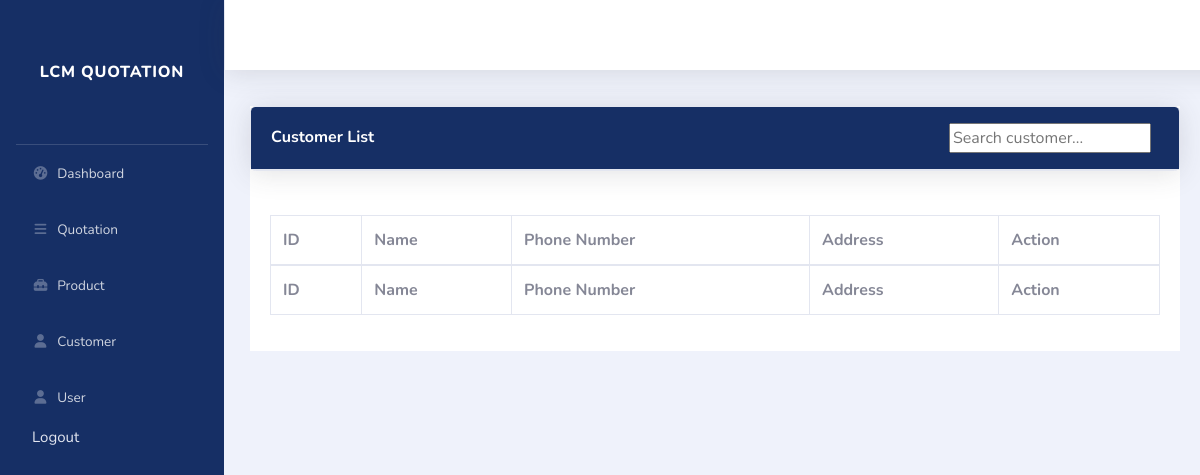
/customer.php, run on an earlier commit of the app's database.
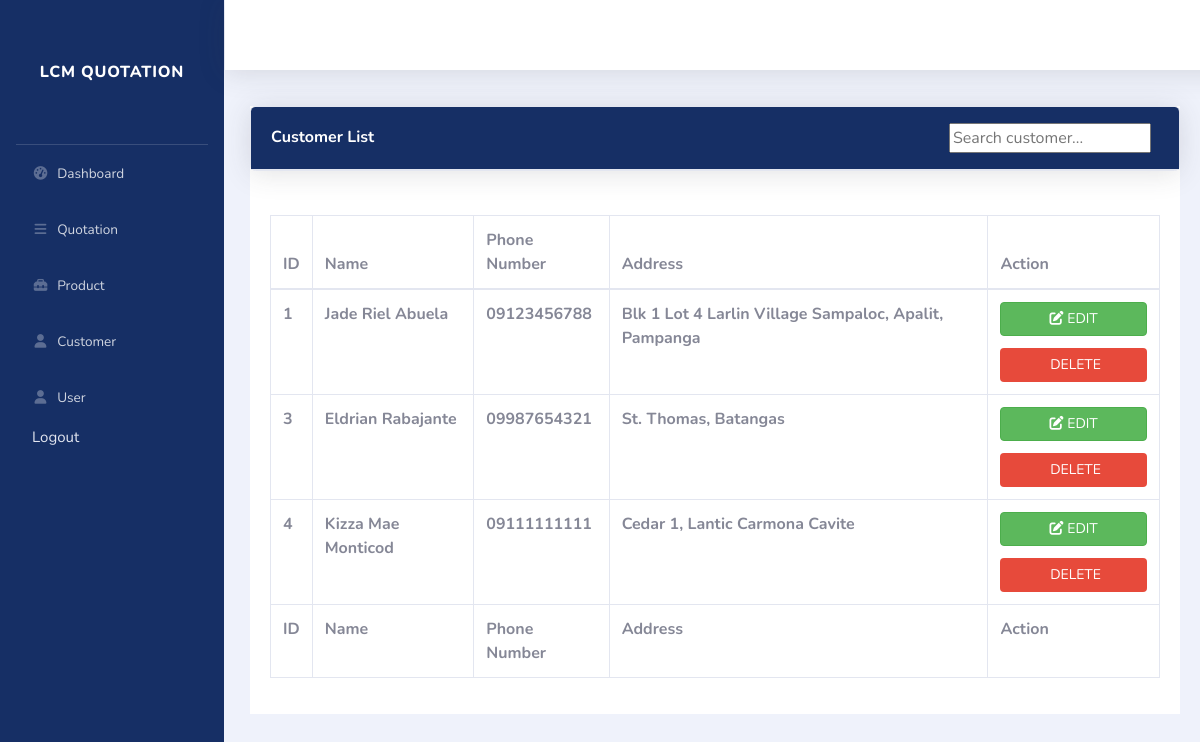
And on a later commit of the database.
### tables this page shows
CREATE TABLE `customer` (
  `id` int(225) NOT NULL,
  `customer_name` varchar(225) NOT NULL,
  `customer_num` varchar(225) NOT NULL,
  `address` varchar(225) NOT NULL
);

### customer.php (the view, shortened to what this page needs)
<?php
require 'db_conn.php';
?>
<!DOCTYPE html>
<html lang="en">
<head>
    <link href="vendor/fontawesome-free/css/all.min.css" rel="stylesheet" type="text/css">
    <link href="css/sb-admin-2.min.css" rel="stylesheet">
</head>
<body id="page-top">
    <?php
    require 'sidebar.php';
    ?>
    <div class="container-product bg-white" id="productContainer">
        <div class="card shadow mb-4">
            <div class="card-header py-3 d-flex justify-content-between align-items-center">
                <h6 class="m-0 font-weight-bold text-white">Customer List</h6>
                <div class="search-box-customer d-flex align-items-center ">
                  <input type="text" class="mr-2" id="searchInputLeft" placeholder="Search customer..." onkeyup="searchCustomer()">
                </div>
            </div>
        </div>
        <div class="card-body">
                <div class="table-responsive">
                    <table class="table table-bordered" id="userTable" width="100%" cellspacing="0">
                    <form method="POST" action="add.php">
                        <thead>
                                <tr>
                                    <th>ID</th>
                                    <th>Name</th>
                                    <th>Phone Number</th>
                                    <th>Address</th>
                                    <th>Action</th>
                                </tr>
                            </thead>
                            <tfoot>
                                <tr>
                                    <th>ID</th>
                                    <th>Name</th>
                                    <th>Phone Number</th>
                                    <th>Address</th>
                                    <th>Action</th>
                                </tr>
                            </tfoot>
                            <?php
                            $result = mysqli_query($conn, "SELECT * FROM customer");
                            while ($row = mysqli_fetch_assoc($result)) {
                        ?>
                            <tr id="customerRow">
                                <th><?php echo $row['id']; ?></th>
                                <th><?php echo $row['customer_name']; ?></th>
                                <th><?php echo $row['customer_num']; ?></th>
                                <th><?php echo $row['address']; ?></th>
                                <th>
                                    <a href="edit-customer.php?edit=<?php echo $row['id']; ?>" class="btn btn-success btn-block mb-1"> <i class="fas fa-edit"></i> EDIT </a>
                                    <a href="customer.php?delete=<?php echo $row['id']; ?>" class="btn btn-danger btn-block "> <i class="fas fa-delete"></i> DELETE </a>
                                </th>
                            </tr>
                        <?php
                            }
                        ?>
                    </form>
                </div>
            </div>
    </div>
</body>
</html>

What changed in the data, as far as the page shows it:
added customer: id "1", customer_name "Jade Riel Abuela", customer_num "09123456788", address "Blk 1 Lot 4 Larlin Village Sampaloc, Apalit, Pampanga"
added customer: id "3", customer_name "Eldrian Rabajante", customer_num "09987654321", address "St. Thomas, Batangas"
added customer: id "4", customer_name "Kizza Mae Monticod", customer_num "09111111111", address "Cedar 1, Lantic Carmona Cavite"
